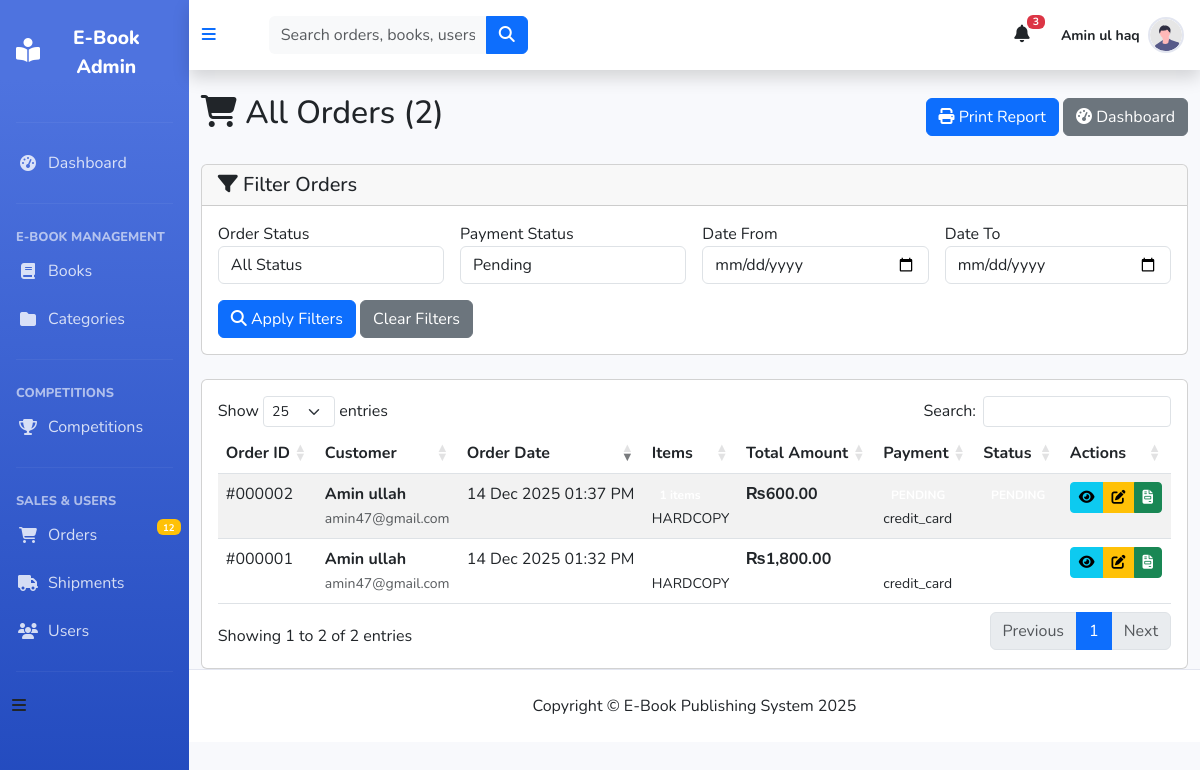
The page /admin_panel/orders_list.php?payment=PENDING (signed in) on the database its author committed.
### tables this page shows
CREATE TABLE `orders` (
  `id` int(11) NOT NULL,
  `user_id` int(11) DEFAULT NULL,
  `book_id` int(11) DEFAULT NULL,
  `order_type` enum('PDF','HARDCOPY','CD') DEFAULT 'HARDCOPY',
  `subscription_months` int(11) DEFAULT 0,
  `quantity` int(11) DEFAULT 1,
  `price` decimal(10,2) DEFAULT NULL,
  `shipping_charges` decimal(10,2) DEFAULT 0.00,
  `total_amount` decimal(10,2) DEFAULT NULL,
  `payment_method` varchar(50) DEFAULT NULL,
  `payment_status` enum('PENDING','PAID','FAILED','REFUNDED') DEFAULT 'PENDING',
  `status` enum('PENDING','CONFIRMED','PROCESSING','SHIPPED','DELIVERED','CANCELLED','REFUNDED') DEFAULT 'PENDING',
  `delivery_date` date NOT NULL,
  `tracking_number` varchar(100) DEFAULT NULL,
  `shipping_address` text DEFAULT NULL,
  `placed_at` timestamp NOT NULL DEFAULT current_timestamp()
);

CREATE TABLE `users` (
  `id` int(11) NOT NULL,
  `name` varchar(150) NOT NULL,
  `email` varchar(150) NOT NULL,
  `phone` varchar(20) DEFAULT NULL,
  `password` varchar(255) NOT NULL,
  `role` enum('user','admin','dealer') DEFAULT 'user',
  `status` enum('active','inactive','suspended') DEFAULT 'active',
  `address` text DEFAULT NULL,
  `city` varchar(100) DEFAULT NULL,
  `country` varchar(100) DEFAULT NULL,
  `postal_code` varchar(20) DEFAULT NULL,
  `profile_image` varchar(255) DEFAULT NULL,
  `created_at` timestamp NOT NULL DEFAULT current_timestamp(),
  `updated_at` timestamp NOT NULL DEFAULT current_timestamp() ON UPDATE current_timestamp()
);

### admin_panel/orders_list.php (the view, shortened to what this page needs)
<?php
include 'includes/nav.php';
$filter_payment = $_GET['payment'] ?? '';
$date_from = $_GET['date_from'] ?? '';
$date_to = $_GET['date_to'] ?? '';
$where = "1=1";
if($filter_payment) $where .= " AND o.payment_status = '$filter_payment'";
$query = "SELECT o.*, u.name as customer_name, u.email as customer_email
          FROM orders o
          LEFT JOIN users u ON o.user_id = u.id
          WHERE $where
          ORDER BY o.placed_at DESC";
$orders = mysqli_query($con, $query);
$total_orders = mysqli_num_rows($orders);
?>
    <div class="container-fluid mt-4">
        <div class="d-flex justify-content-between align-items-center mb-4">
            <h2><i class="fas fa-shopping-cart"></i> All Orders (<?php echo $total_orders; ?>)</h2>
            <div>
                <button class="btn btn-primary" onclick="window.print()">
                    <i class="fas fa-print"></i> Print Report
                </button>
                <a href="orders_dashboard.php" class="btn btn-secondary">
                    <i class="fas fa-tachometer-alt"></i> Dashboard
                </a>
            </div>
        </div>
        <div class="card mb-4">
            <div class="card-header">
                <h5 class="mb-0"><i class="fas fa-filter"></i> Filter Orders</h5>
            </div>
            <div class="card-body">
                <form method="GET" class="row g-3">
                    <div class="col-md-3">
                        <label>Order Status</label>
                        <select name="status" class="form-control">
                            <option value="">All Status</option>
                        </select>
                    </div>
                    <div class="col-md-3">
                        <label>Payment Status</label>
                        <select name="payment" class="form-control">
                            <option value="PENDING" <?php echo $filter_payment=='PENDING'?'selected':''; ?>>Pending</option>
                        </select>
                    </div>
                    <div class="col-md-3">
                        <label>Date From</label>
                        <input type="date" name="date_from" value="<?php echo $date_from; ?>" class="form-control">
                    </div>
                    <div class="col-md-3">
                        <label>Date To</label>
                        <input type="date" name="date_to" value="<?php echo $date_to; ?>" class="form-control">
                    </div>
                    <div class="col-md-12">
                        <button type="submit" class="btn btn-primary">
                            <i class="fas fa-search"></i> Apply Filters
                        </button>
                        <a href="orders_list.php" class="btn btn-secondary">Clear Filters</a>
                    </div>
                </form>
            </div>
        </div>
        <div class="card">
            <div class="card-body">
                <div class="table-responsive">
                    <table id="ordersTable" class="table table-striped">
                        <thead>
                            <tr>
                                <th>Order ID</th>
                                <th>Customer</th>
                                <th>Order Date</th>
                                <th>Items</th>
                                <th>Total Amount</th>
                                <th>Payment</th>
                                <th>Status</th>
                                <th>Actions</th>
                            </tr>
                        </thead>
                        <tbody>
                            <?php while($order = mysqli_fetch_assoc($orders)):
                                $items_count = mysqli_fetch_assoc(mysqli_query($conn,
                                    "SELECT COUNT(*) as count FROM order_items WHERE order_id = {$order['id']}"))['count'];
                            ?>
                            <tr>
                                <td>#<?php echo str_pad($order['id'], 6, '0', STR_PAD_LEFT); ?></td>
                                <td>
                                    <strong><?php echo $order['customer_name'] ?? 'Guest'; ?></strong><br>
                                    <small class="text-muted"><?php echo $order['customer_email'] ?? ''; ?></small>
                                </td>
                                <td><?php echo date('d M Y h:i A', strtotime($order['placed_at'])); ?></td>
                                <td>
                                    <span class="badge badge-primary"><?php echo $items_count; ?> items</span><br>
                                    <small><?php echo $order['order_type']; ?></small>
                                </td>
                                <td>
                                    <strong>₨<?php echo number_format($order['total_amount'], 2); ?></strong><br>
                                </td>
                                <td>
                                    <?php
                                    $payment_badge = [
                                        'PAID' => 'success',
                                        'PENDING' => 'warning',
                                        'FAILED' => 'danger',
                                        'REFUNDED' => 'info'
                                    ];
                                    ?>
                                    <span class="badge badge-<?php echo $payment_badge[$order['payment_status']] ?? 'secondary'; ?>">
                                    </span><br>
                                    <small><?php echo $order['payment_method'] ?? 'N/A'; ?></small>
                                </td>
                                <td>
                                    <?php
                                    $status_badge = [
                                        'PENDING' => 'warning',
                                        'CONFIRMED' => 'info',
                                        'PROCESSING' => 'primary',
                                        'SHIPPED' => 'secondary',
                                        'DELIVERED' => 'success',
                                        'CANCELLED' => 'danger',
                                        'REFUNDED' => 'dark'
                                    ];
                                    ?>
                                    <span class="badge badge-<?php echo $status_badge[$order['status']] ?? 'secondary'; ?>">
                                    </span>
                                </td>
                                <td>
                                    <div class="btn-group">
                                        <a href="order_details.php?id=<?php echo $order['id']; ?>"
                                           class="btn btn-sm btn-info" title="View Details">
                                            <i class="fas fa-eye"></i>
                                        </a>
                                        <a href="update_order_status.php?id=<?php echo $order['id']; ?>"
                                           class="btn btn-sm btn-warning" title="Update Status">
                                            <i class="fas fa-edit"></i>
                                        </a>
                                        <a href="generate_invoice.php?id=<?php echo $order['id']; ?>"
                                           target="_blank" class="btn btn-sm btn-success" title="Invoice">
                                            <i class="fas fa-file-invoice"></i>
                                        </a>
                                    </div>
                                </td>
                            </tr>
                            <?php endwhile; ?>
                        </tbody>
                    </table>
                </div>
            </div>
        </div>
    </div>
    <?php include 'includes/footer.php'; ?>

### admin_panel/includes/nav.php (style rules this page uses)
:root { --primary: #4e73df; --primary-dark: #224abe; --gray-100: #f8f9fc; --gray-600: #858796; }
body { font-family: 'Nunito', sans-serif; background-color: var(--gray-100); padding-top: 0; }

### rows shown on the page
orders: id "000002", user.name "Amin ullah", user.email "amin47@gmail.com", placed_at "14 Dec 2025 01:37 PM", order_type "HARDCOPY", total_amount "600.00", payment_method "credit_card"
orders: id "000001", user.name "Amin ullah", user.email "amin47@gmail.com", placed_at "14 Dec 2025 01:32 PM", order_type "HARDCOPY", total_amount "1,800.00", payment_method "credit_card"

### other values the page prints
$admin_name "Amin ul haq"
$total_orders "2"
